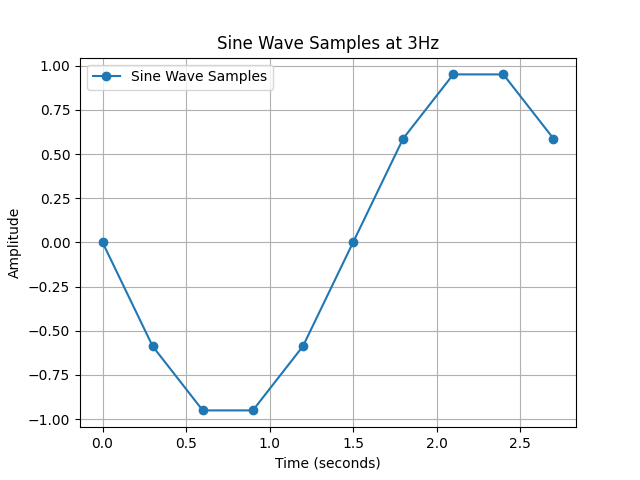

Write Python code to recreate this figure.
import numpy as np
import matplotlib.pyplot as plt

frequency = 3  # in Hz
amplitude = 1  # amplitude of the sine wave
phase = 0  # phase shift in radians
time_interval = 0.3  # time interval between samples
num_samples = 10  # number of samples to generate

time = np.linspace(0, (num_samples - 1) * time_interval, num_samples)
samples = amplitude * np.sin(2 * np.pi * frequency * time + phase)

plt.plot(time, samples, 'o-', label='Sine Wave Samples')
plt.xlabel('Time (seconds)')
plt.ylabel('Amplitude')
plt.title('Sine Wave Samples at 3Hz')

plt.legend()
plt.grid(True)

plt.savefig(r"C:\Users\ishwo\Desktop\it-is-it\practical\multimedia\sineWave.png")
plt.close()
